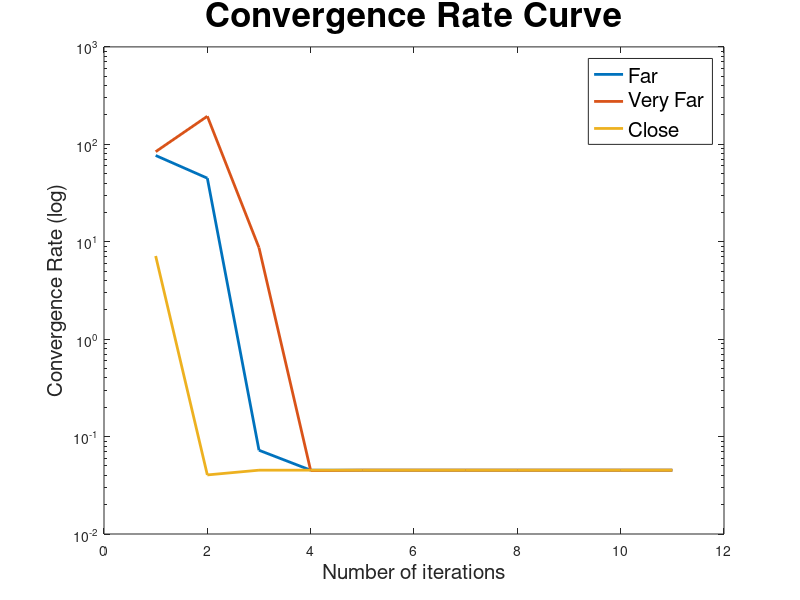

Here is the MATLAB script that generated this plot:
clear;clc;close all;
% p_0 = [0;0;0]
cr_gn_1 = [76.8115   44.9062    0.0724    0.0452    0.0452    0.0452    0.0452    0.0452    0.0452    0.0452    0.0452
];


% p_0 = [95;10;15]
cr_gn_2 = [83.9643  194.1597    8.6785    0.0448    0.0452    0.0452    0.0452    0.0452    0.0452    0.0452    0.0452
];

% p_0 = [29;50;50]
cr_gn_3 = [7.1414    0.0404    0.0452    0.0452    0.0452    0.0452    0.0452    0.0452    0.0452    0.0452    0.0452];

%% convergence rate
figure;
semilogy(cr_gn_1, 'LineWidth', 2);
hold on
semilogy(cr_gn_2, 'LineWidth', 2);
hold on
semilogy(cr_gn_3, 'LineWidth', 2);
legend({'Far','Very Far','Close'}, 'FontSize',15);
xlabel('Number of iterations', 'FontSize',15);
ylabel('Convergence Rate (log)', 'FontSize',15);
title('Convergence Rate Curve', 'FontSize', 25);
